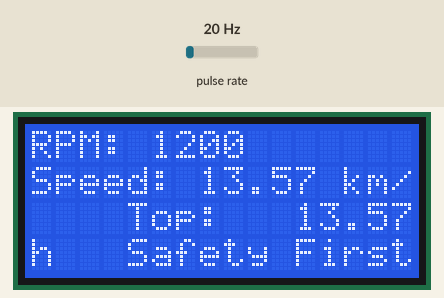
Recording of a sketch running on a simulated Arduino Uno, built with avr-gcc and run on an emulated ATmega328P. Parts: 16×4 character LCD. Wiring (inferred from the names in the program): pulse sensor: data pin 2. Inputs (shaded band) come from the test bench; at power-on: pulse rate 20 Hz. What the sketch prints to the serial monitor is not drawn.

Above: at 1.2 s.
1.3 s: pulse rate (sensor on pin 2) set to 4 Hz
At 2.5 s:
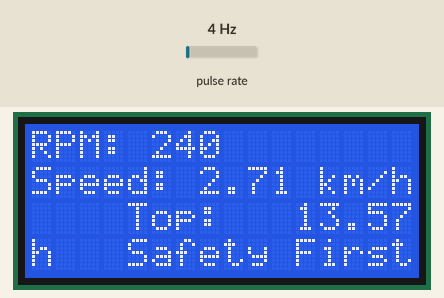
4.3 s: pulse rate (sensor on pin 2) set to 196 Hz
At 5.6 s:
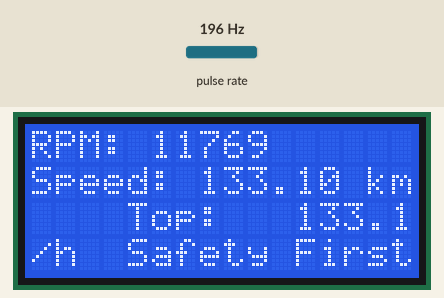
7.3 s: pulse rate (sensor on pin 2) set to 4 Hz
At 8.3 s:
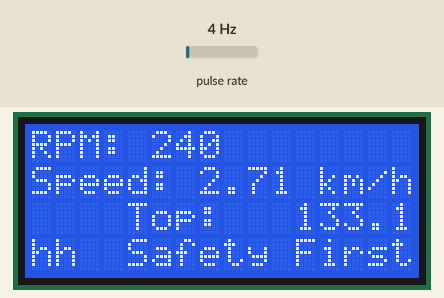
Timing chart, 0 to 10.3 s (numbered marks = the images above; inputs shaded):
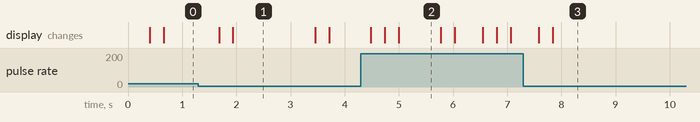

The sketch:

Top_Speed_RPM_Calculator.ino
```cpp
#include <Wire.h>
#include <LiquidCrystal_I2C.h>

// Set the LCD address to 0x27 for a 16x4 display.
LiquidCrystal_I2C lcd(0x27, 16, 4);

const int hallPin = 2; // pin 2 = interrupt 0
const float TIRE_RADIUS_M = 0.03; // Tire radius in meters (3 cm = 0.03 m).

// Volatile variables for the pulse count and timing.
volatile unsigned long cntTime = 0;
volatile unsigned long cnt = 0;

// Variables for RPM and speed calculation.
unsigned long rpm = 0;
float speed_kmh = 0.0;
unsigned long measureTime = 0;
int measureCnt = 0;

// Variable to store the top speed.
float top_speed_kmh = 0.0;

// --- NEW --- Variables for hourly reset of top speed.
const unsigned long HOURLY_RESET_INTERVAL = 3600000UL; // 1 hour in milliseconds (1000 * 60 * 60)
unsigned long lastResetTime = 0;

const int resetTime = 2000; // Reset RPM to 0 if no pulses for 2 seconds.
const int minRotNum = 1;

// Interrupt Service Routine (ISR) to handle pulses.
void doCount() {
  if (digitalRead(hallPin) == LOW) {
    cnt++;
    cntTime = millis();
  }
}

void setup() {
  Serial.begin(9600);

  // Initialize the LCD.
  lcd.begin(16, 4);
  lcd.backlight();

  // Set up the Hall sensor pin and interrupt.
  pinMode(hallPin, INPUT_PULLUP);
  attachInterrupt(digitalPinToInterrupt(hallPin), doCount, FALLING);

  // Set up the static display layout.
  lcd.setCursor(0, 0);
  lcd.print("RPM: ");
  lcd.setCursor(0, 1);
  lcd.print("Speed: ");
  lcd.setCursor(0, 2);
  lcd.print("Top:   ");
  lcd.setCursor(0, 3);
  lcd.print("Safety First!");

  measureTime = millis();
  lastResetTime = millis(); // Initialize the reset timer.
}

void loop() {
  unsigned long curTime = millis();

  // --- NEW --- Check if an hour has passed to reset the top speed.
  if (curTime - lastResetTime >= HOURLY_RESET_INTERVAL) {
    top_speed_kmh = 0.0;      // Reset the top speed
    lastResetTime = curTime;  // Record the time of this reset
  }

  // Reset if no pulses
  if (curTime - cntTime > resetTime) {
    rpm = 0;
    speed_kmh = 0.0;
    cnt = 0;
    measureCnt = 0;
  }

  // Calculate values if rotation occurred
  if (cnt - measureCnt >= minRotNum) {
    if (cntTime - measureTime > 0) {
      rpm = 60000L * (cnt - measureCnt) / (cntTime - measureTime);
      speed_kmh = 3.6 * ((2.0 * PI * TIRE_RADIUS_M * (float)rpm) / 60.0);
    }
    measureCnt = cnt;
    measureTime = cntTime;
  }

  // Check if the current speed is a new top speed.
  if (speed_kmh > top_speed_kmh) {
    top_speed_kmh = speed_kmh;
  }

  // --- LCD Update Section ---

  // Row 0: RPM
  lcd.setCursor(5, 0);
  lcd.print("           "); // Clear previous value
  lcd.setCursor(5, 0);
  lcd.print(rpm);

  // Row 1: Current Speed
  lcd.setCursor(7, 1);
  lcd.print("         "); // Clear previous value
  lcd.setCursor(7, 1);
  lcd.print(speed_kmh, 2);
  lcd.print(" km/h");

  // Row 2: Top Speed
  lcd.setCursor(7, 2);
  lcd.print("         "); // Clear previous value
  lcd.setCursor(7, 2);
  lcd.print(top_speed_kmh, 2);
  lcd.print(" km/h");

  // Row 3 remains static with "Safety First!"

  // Serial Debugging (includes top speed for comparison)
  Serial.print("RPM: ");
  Serial.print(rpm);
  Serial.print(" | Speed: ");
  Serial.print(speed_kmh);
  Serial.print(" | Top Speed: ");
  Serial.print(top_speed_kmh);
  Serial.println(" km/h");

  delay(200);
}
```

Measured:
- after the input at 1.3 s, the display: first changes after 0.38 s (image 1 shows a later state)
- after the input at 4.3 s, the display: first changes after 0.18 s (image 2 shows a later state)
- after the input at 7.3 s, the display: first changes after 0.28 s (image 3 shows a later state)
- what the display in image 1 shows lasts 1.6 s, from 1.9 s to 3.5 s
- what the display in image 2 shows lasts 0.8 s, from 5.0 s to 5.8 s
